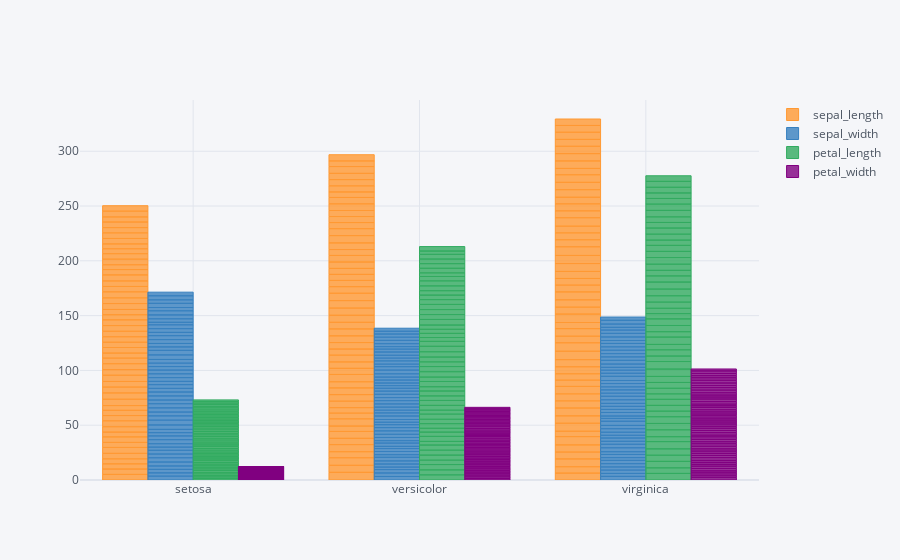

Notebook code cell kept with this figure:
### Markdown cell above
## Bar plot

### Code cell
iris.iplot(kind='bar',categories='species')

### Figure 1 — Plotly figure (JSON) as saved in the notebook; plotly's stock layout.template omitted (floating-point values rounded to 4 significant figures; data arrays with more than 128 entries replaced by an {"elided": "..."} marker saying what was removed)
{"data": [{"marker": {"color": "rgba(255, 153, 51, 0.8)", "line": {"color": "rgba(255, 153, 51, 1.0)", "width": 1}}, "name": "sepal_length", "orientation": "v", "text": "", "type": "bar", "x": {"elided": "150 str values"}, "y": {"elided": "150 float values"}}, {"marker": {"color": "rgba(55, 128, 191, 0.8)", "line": {"color": "rgba(55, 128, 191, 1.0)", "width": 1}}, "name": "sepal_width", "orientation": "v", "text": "", "type": "bar", "x": {"elided": "150 str values"}, "y": {"elided": "150 float values"}}, {"marker": {"color": "rgba(50, 171, 96, 0.8)", "line": {"color": "rgba(50, 171, 96, 1.0)", "width": 1}}, "name": "petal_length", "orientation": "v", "text": "", "type": "bar", "x": {"elided": "150 str values"}, "y": {"elided": "150 float values"}}, {"marker": {"color": "rgba(128, 0, 128, 0.8)", "line": {"color": "rgba(128, 0, 128, 1.0)", "width": 1}}, "name": "petal_width", "orientation": "v", "text": "", "type": "bar", "x": {"elided": "150 str values"}, "y": {"elided": "150 float values"}}], "layout": {"legend": {"bgcolor": "#F5F6F9", "font": {"color": "#4D5663"}}, "paper_bgcolor": "#F5F6F9", "plot_bgcolor": "#F5F6F9", "title": {"font": {"color": "#4D5663"}}, "xaxis": {"gridcolor": "#E1E5ED", "showgrid": true, "tickfont": {"color": "#4D5663"}, "title": {"font": {"color": "#4D5663"}, "text": ""}, "zerolinecolor": "#E1E5ED"}, "yaxis": {"gridcolor": "#E1E5ED", "showgrid": true, "tickfont": {"color": "#4D5663"}, "title": {"font": {"color": "#4D5663"}, "text": ""}, "zerolinecolor": "#E1E5ED"}}}
